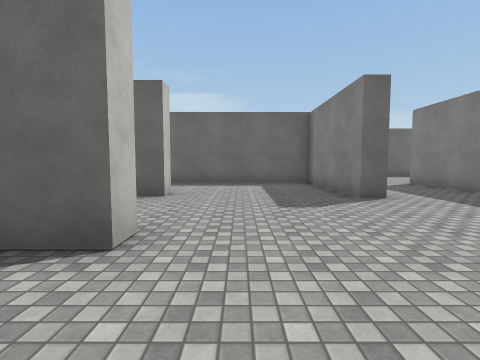
View 1 (above)

22 first-person views from a walk through a scene from a Unity 3-D project. The camera is 1.4 m above the floor, tilts 4° down and sees 85° across. The floor is counted in squares, 2 m on a side. Each view is taken from the middle of a square. On the plan, view 1 faces up. The plan holds only what a view shows up to about 9 squares ahead; the rest is blank. The place goes on beyond the plan. Surface patterns are stand-ins for the level's own textures.

View 2
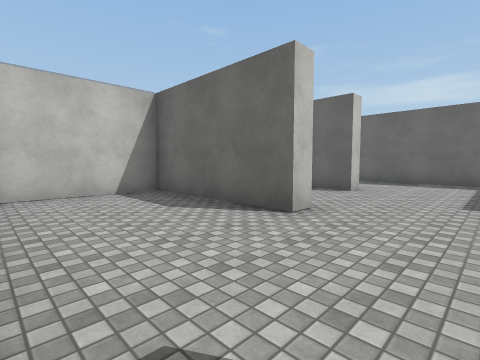

View 3
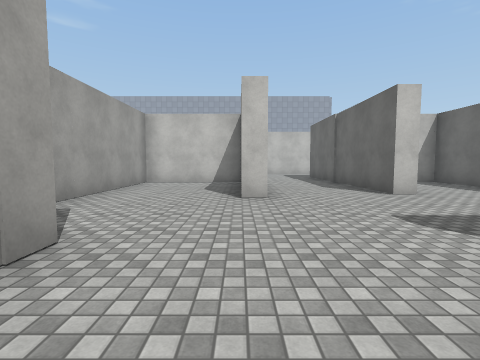

View 4
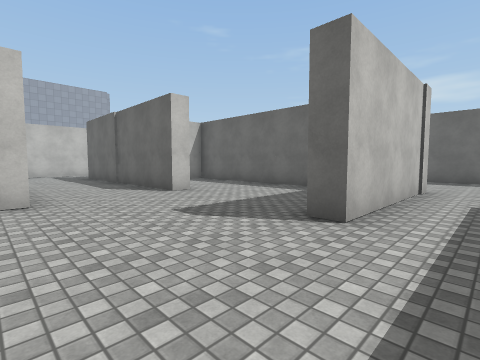

View 5
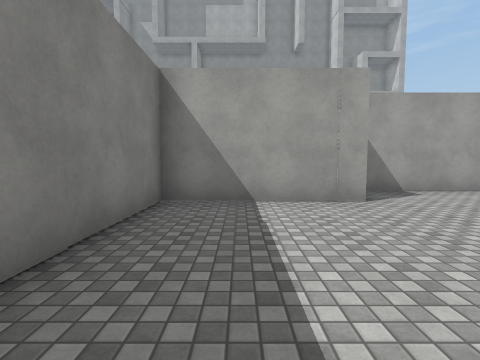

View 6
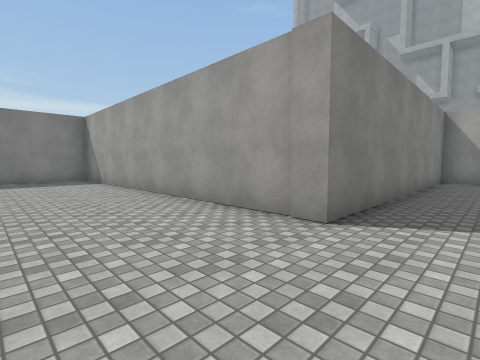

View 7
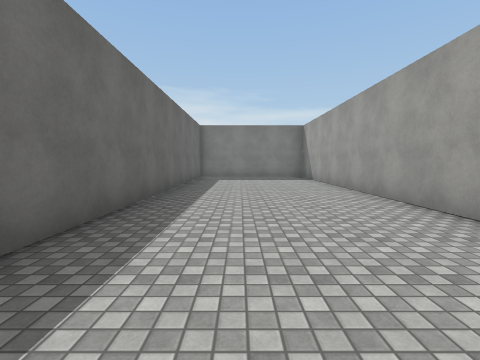

View 8
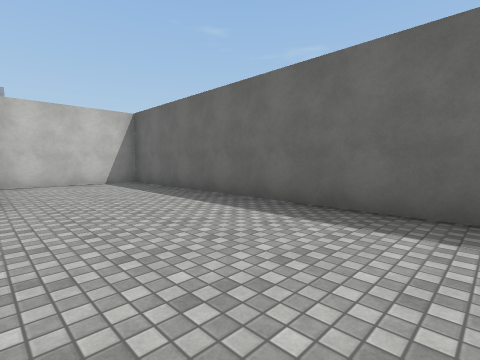

View 9
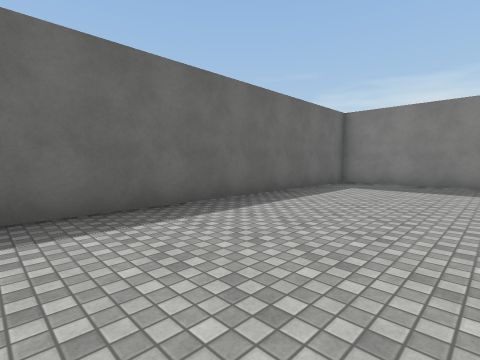

View 10
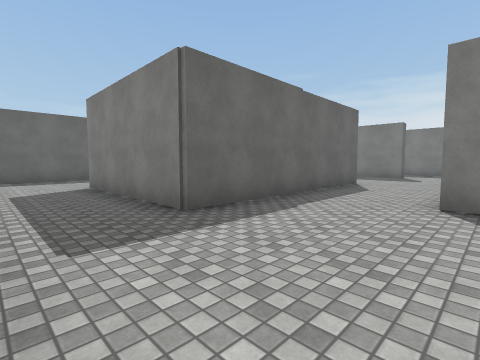

View 11
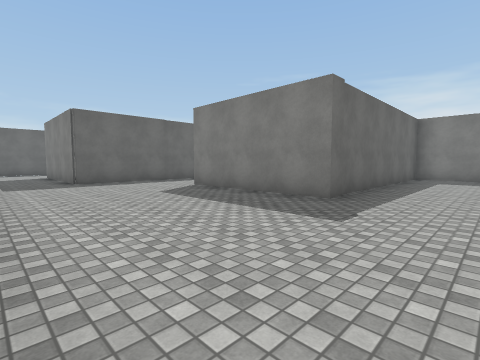

View 12
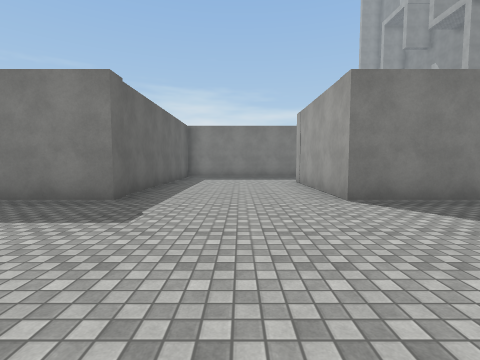

View 13
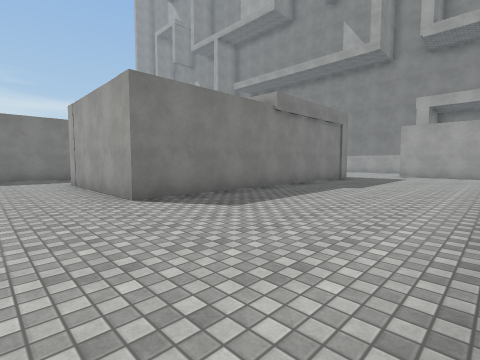

View 14
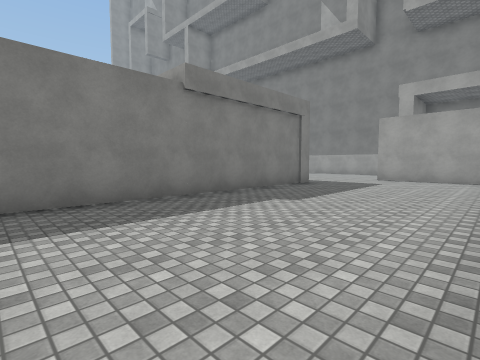

View 15
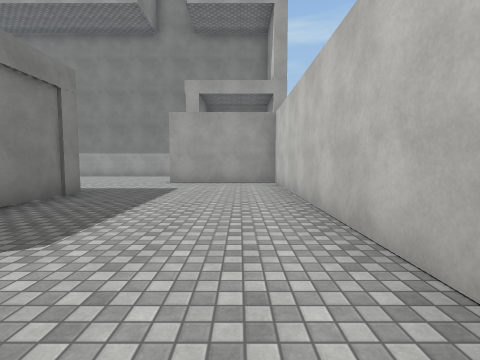

View 16
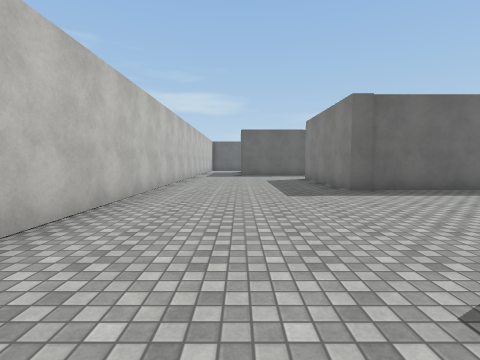

View 17
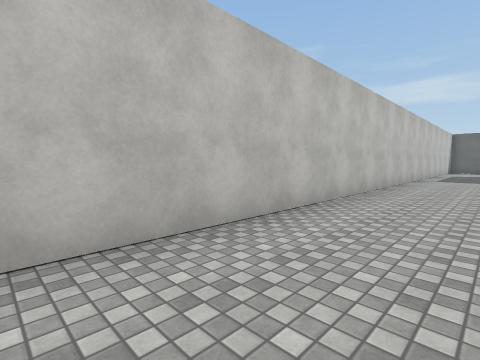

View 18
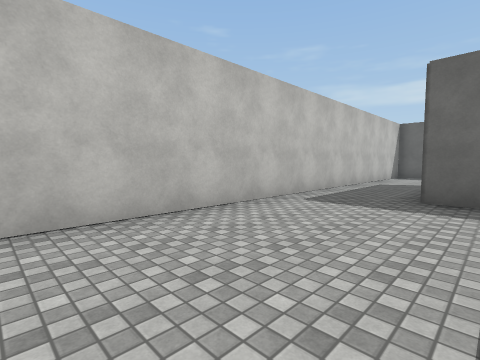

View 19
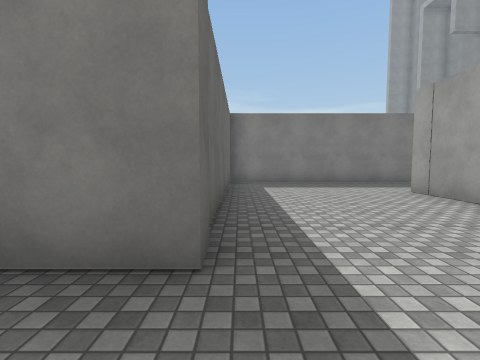

View 20
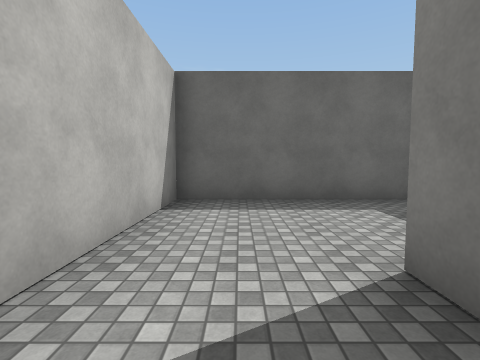

View 21
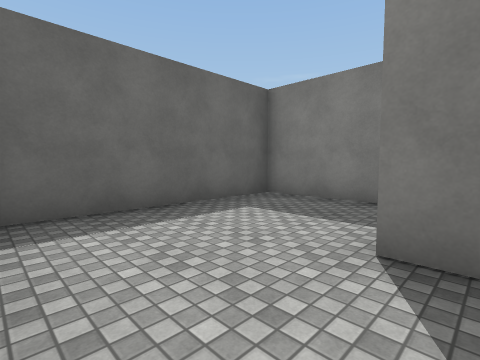

View 22
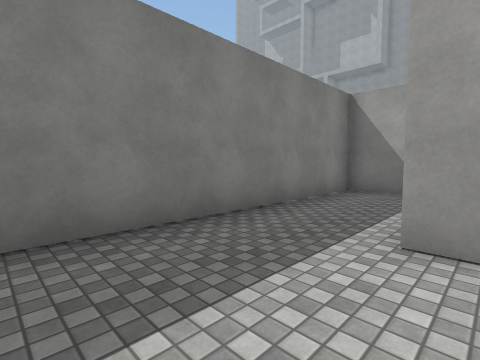

### Floor plan
Points are (right, up) in squares from view 1. A wall is a line through its corners. A room is listed if a view was taken in it or the views show most of it. See-through windows are left out.
Room 1 (views 1, 2, 3, 4, 5)
walls: (-1, 2.6) (-1, 2) (-4.9, 2) (-4.9, -1.2) (1.1, -1.2); (-1.5, 5.9) (-1.5, 5.2); (1.7, 0.4) (5.4, 0.4) (5.4, 8.2); (2.8, 9.1) (2.8, 4.9) (2.3, 4.9) (2.3, 8.6) (-4.9, 8.6) (-4.9, 8)
ways out: opening at (3.5, 8.5) to room 2; opening at (-1.5, 3.5) to room 3
Room 2 (views 6, 7, 8, 9)
walls: (5.4, 8.2) (14, 8.2); (14.6, 8.9) (14.6, 12.7) (-0.7, 12.7) (-0.7, 9.2)
ways out: opening at (3.5, 8.5) to room 1
Room 3 (views 10, 11, 12, 13, 14, 15, 16, 17, 18, 19, 20, 21, 22)
walls: (-10.2, -10.1) (-10.2, -17.6) (-6.6, -17.6); (1.1, -1.7) (-5.4, -1.7) (-5.4, 2.6); (-6.6, 5.7) (-5.4, 5.7) (-5.4, 12.7) (-10.2, 12.7) (-10.2, -7); (1.8, -5.5) (1.8, -1.6); (-1.5, 5.2) (-7.9, 5.2) (-7.9, 9.6) (-7.4, 9.6); (-5.4, -14.9) (-5.4, -5.9) (-1, -5.9)
ways out: opening at (-1.5, 3.5) to room 1; opening at (-6.5, -16.5); opening at (0.5, -5)

Where each view was taken, in squares from view 1:
view 1: 0 up, 0 right, facing up
view 2: 1 down, 1 right, facing up-left
view 3: 2 up, 4 right, facing left
view 4: 2 up, 4 right, facing up-left
view 5: 5 up, 4 right, facing down
view 6: 11 up, 4 right, facing down-right
view 7: 11 up, 3 right, facing right
view 8: 9 up, 8 right, facing up-left
view 9: 9 up, 6 right, facing up-right
view 10: 2 up, 10 left, facing up-right
view 11: 4 down, 10 left, facing up-right
view 12: 4 down, 10 left, facing right
view 13: 4 down, 10 left, facing down-right
view 14: 7 down, 10 left, facing down-right
view 15: 9 down, 9 left, facing down
view 16: 8 down, 8 left, facing up
view 17: 7 down, 8 left, facing up-left
view 18: 0 up, 7 left, facing up-left
view 19: 2 down, 7 left, facing right
view 20: 8 up, 9 left, facing up
view 21: 9 up, 10 left, facing up-right
view 22: 12 up, 8 left, facing down-right
